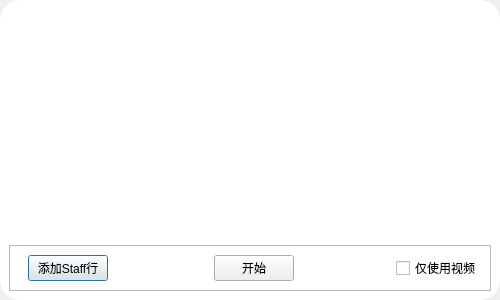
<?xml version="1.0" encoding="UTF-8"?>
<ui version="4.0">
    <class>NewSubProcessDialog</class>
    <widget class="QDialog" name="NewSubProcessDialog">
        <property name="geometry">
            <rect>
                <x>0</x>
                <y>0</y>
                <width>500</width>
                <height>300</height>
            </rect>
        </property>
        <property name="sizePolicy">
            <sizepolicy hsizetype="Preferred" vsizetype="Preferred">
                <horstretch>0</horstretch>
                <verstretch>0</verstretch>
            </sizepolicy>
        </property>
        <property name="minimumSize">
            <size>
                <width>500</width>
                <height>300</height>
            </size>
        </property>
        <property name="maximumSize">
            <size>
                <width>500</width>
                <height>300</height>
            </size>
        </property>
        <property name="windowTitle">
            <string>Dialog</string>
        </property>
        <layout class="QGridLayout" name="gridLayout">
            <property name="leftMargin">
                <number>0</number>
            </property>
            <property name="topMargin">
                <number>0</number>
            </property>
            <property name="rightMargin">
                <number>0</number>
            </property>
            <property name="bottomMargin">
                <number>0</number>
            </property>
            <property name="spacing">
                <number>0</number>
            </property>
            <item row="0" column="0">
                <widget class="QFrame" name="MainFrame">
                    <property name="enabled">
                        <bool>true</bool>
                    </property>
                    <property name="styleSheet">
                        <string notr="true">QFrame#MainFrame{background-color: rgb(255, 255, 255);border-color: rgb(204,
                            204, 204);border-size: 2px;border-radius:20px;}
                            QLabel{font: 12pt &quot;Microsoft YaHei UI&quot;;}
                            QGroupBox{background-color: rgba(204, 204, 204,50);border-color: rgb(204, 204,
                            204);border-size: 1px;border-radius:20px;}
                        </string>
                    </property>
                    <layout class="QVBoxLayout" name="verticalLayout" stretch="0,0,1">
                        <property name="topMargin">
                            <number>35</number>
                        </property>
                        <item>
                            <widget class="QFrame" name="SelectBox">
                                <property name="sizePolicy">
                                    <sizepolicy hsizetype="Preferred" vsizetype="Maximum">
                                        <horstretch>0</horstretch>
                                        <verstretch>0</verstretch>
                                    </sizepolicy>
                                </property>
                                <layout class="QVBoxLayout" name="SelectBoxLayout"/>
                            </widget>
                        </item>
                        <item>
                            <spacer name="verticalSpacer">
                                <property name="orientation">
                                    <enum>Qt::Vertical</enum>
                                </property>
                                <property name="sizeHint" stdset="0">
                                    <size>
                                        <width>20</width>
                                        <height>40</height>
                                    </size>
                                </property>
                            </spacer>
                        </item>
                        <item>
                            <widget class="QFrame" name="EmitFrame">
                                <property name="sizePolicy">
                                    <sizepolicy hsizetype="Preferred" vsizetype="Maximum">
                                        <horstretch>0</horstretch>
                                        <verstretch>0</verstretch>
                                    </sizepolicy>
                                </property>
                                <property name="frameShape">
                                    <enum>QFrame::StyledPanel</enum>
                                </property>
                                <property name="frameShadow">
                                    <enum>QFrame::Raised</enum>
                                </property>
                                <layout class="QHBoxLayout" name="horizontalLayout_4" stretch="1,1,1">
                                    <property name="topMargin">
                                        <number>0</number>
                                    </property>
                                    <property name="rightMargin">
                                        <number>0</number>
                                    </property>
                                    <property name="bottomMargin">
                                        <number>0</number>
                                    </property>
                                    <item>
                                        <widget class="QWidget" name="widget_4" native="true">
                                            <layout class="QHBoxLayout" name="horizontalLayout_6">
                                                <item>
                                                    <widget class="QPushButton" name="StaffAddButton">
                                                        <property name="sizePolicy">
                                                            <sizepolicy hsizetype="Maximum" vsizetype="Fixed">
                                                                <horstretch>0</horstretch>
                                                                <verstretch>0</verstretch>
                                                            </sizepolicy>
                                                        </property>
                                                        <property name="text">
                                                            <string>添加Staff行</string>
                                                        </property>
                                                    </widget>
                                                </item>
                                                <item>
                                                    <spacer name="horizontalSpacer_2">
                                                        <property name="orientation">
                                                            <enum>Qt::Horizontal</enum>
                                                        </property>
                                                        <property name="sizeHint" stdset="0">
                                                            <size>
                                                                <width>40</width>
                                                                <height>20</height>
                                                            </size>
                                                        </property>
                                                    </spacer>
                                                </item>
                                            </layout>
                                        </widget>
                                    </item>
                                    <item>
                                        <widget class="QWidget" name="widget" native="true">
                                            <layout class="QHBoxLayout" name="horizontalLayout">
                                                <item>
                                                    <widget class="QPushButton" name="EmitButton">
                                                        <property name="sizePolicy">
                                                            <sizepolicy hsizetype="Fixed" vsizetype="Fixed">
                                                                <horstretch>0</horstretch>
                                                                <verstretch>0</verstretch>
                                                            </sizepolicy>
                                                        </property>
                                                        <property name="text">
                                                            <string>开始</string>
                                                        </property>
                                                    </widget>
                                                </item>
                                            </layout>
                                        </widget>
                                    </item>
                                    <item>
                                        <widget class="QWidget" name="widget_3" native="true">
                                            <layout class="QHBoxLayout" name="horizontalLayout_3">
                                                <item>
                                                    <spacer name="horizontalSpacer">
                                                        <property name="orientation">
                                                            <enum>Qt::Horizontal</enum>
                                                        </property>
                                                        <property name="sizeHint" stdset="0">
                                                            <size>
                                                                <width>40</width>
                                                                <height>20</height>
                                                            </size>
                                                        </property>
                                                    </spacer>
                                                </item>
                                                <item>
                                                    <widget class="QCheckBox" name="DryRunCheck">
                                                        <property name="text">
                                                            <string>仅使用视频</string>
                                                        </property>
                                                    </widget>
                                                </item>
                                            </layout>
                                        </widget>
                                    </item>
                                </layout>
                            </widget>
                        </item>
                    </layout>
                </widget>
            </item>
        </layout>
    </widget>
    <resources/>
    <connections/>
</ui>
